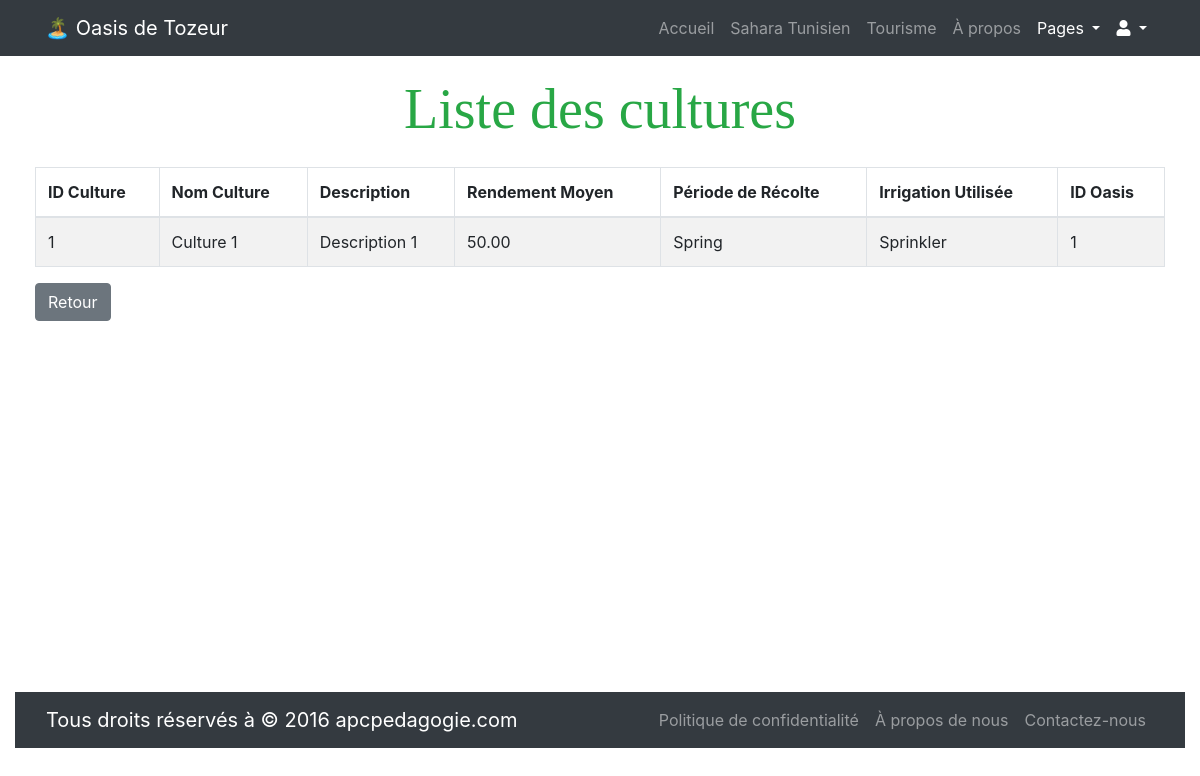
Page /afficher_culture.php?id=1 on the committed database.
### tables this page shows
CREATE TABLE `cultures` (
  `id_culture` int(11) NOT NULL,
  `nom_culture` varchar(255) NOT NULL,
  `description` text NOT NULL,
  `rendement_moyen` decimal(10,2) NOT NULL,
  `periode_recolte` varchar(255) NOT NULL,
  `irrigation_utilisee` varchar(255) NOT NULL,
  `id_oasis` int(11) NOT NULL
);

### afficher_culture.php (the view)
<?php require_once("partials/navbar.php");?>
<div class="container-fluid">
    <div class="row">
        <div class="col-12 d-flex flex-column justify-content-center">
            <div class="card-fluid">
                <div class="card-body">
                    <div class="custom-container bg-black text-white">
                    <h1 data-aos="fade-up" class="mb-4 display-4 fw-bold text-center text-success" style="font-family: 'Courgette', cursive;">Liste des cultures</h1>
                        <div data-aos="fade-up" data-aos-delay="600">
                        <?php
                        require_once('connexion/connexion.php');
                        function getCultures($pdo, $id)
                        {
                            $sql = "SELECT * FROM Cultures WHERE id_culture = :id";
                            $stmt = $pdo->prepare($sql);
                            $stmt->bindParam(':id', $id);
                            $stmt->execute();
                            return $stmt->fetch(PDO::FETCH_ASSOC);
                        }
                        if (isset($_GET['id'])) {
                            $id = $_GET['id'];
                            $culture = getCultures($pdo, $id);
                            if ($culture) {
                        ?>
                                <table class="table table-striped table-bordered">
                                    <thead>
                                        <tr>
                                            <th>ID Culture</th>
                                            <th>Nom Culture</th>
                                            <th>Description</th>
                                            <th>Rendement Moyen</th>
                                            <th>Période de Récolte</th>
                                            <th>Irrigation Utilisée</th>
                                            <th>ID Oasis</th>
                                        </tr>
                                    </thead>
                                    <tbody>
                                        <tr>
                                            <td><?php echo $culture['id_culture']; ?></td>
                                            <td><?php echo $culture['nom_culture']; ?></td>
                                            <td><?php echo $culture['description']; ?></td>
                                            <td><?php echo $culture['rendement_moyen']; ?></td>
                                            <td><?php echo $culture['periode_recolte']; ?></td>
                                            <td><?php echo $culture['irrigation_utilisee']; ?></td>
                                            <td><?php echo $culture['id_oasis']; ?></td>
                                        </tr>
                                    </tbody>
                                </table>
                                <a href="cultures.php" class="btn btn-secondary">Retour</a>
                            <?php
                            } else {
                                echo "Aucune culture trouvée avec cet identifiant.";
                            }
                        } else {
                            echo "Identifiant de culture non spécifié.";
                        }
                        ?>
                    </div>
                </div>
            </div>
        </div>
    </div>
</div>
<?php require_once("partials/footer.php"); ?>

### os.css (style rules this page uses)
.text-center { text-align: center; }

### rows in the picture
cultures: id_culture "1", nom_culture "Culture 1", description "Description 1", rendement_moyen "50.00", periode_recolte "Spring", irrigation_utilisee "Sprinkler", id_oasis "1"
